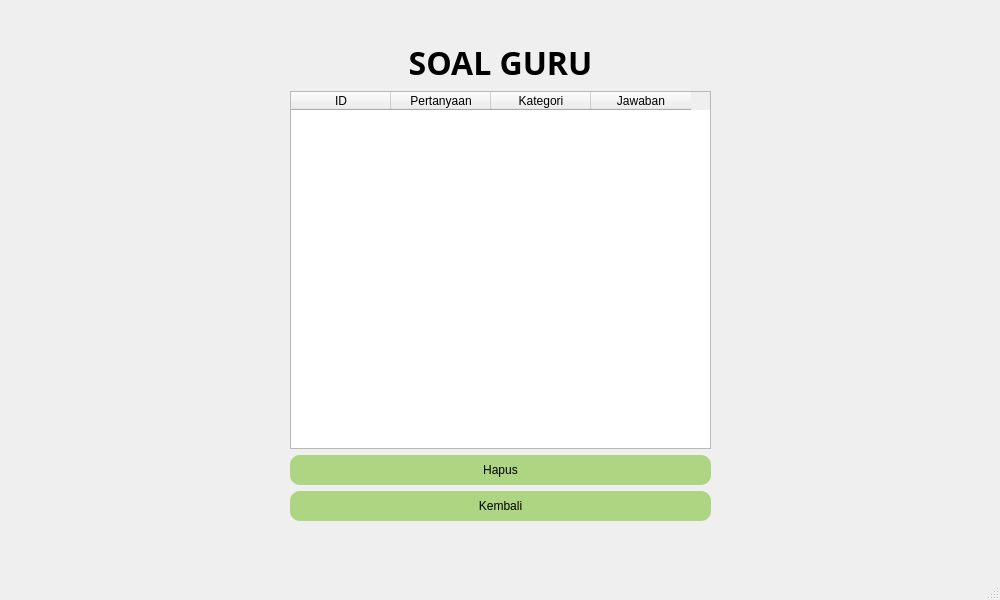
<?xml version="1.0" encoding="UTF-8"?>
<ui version="4.0">
 <class>MainWindow</class>
 <widget class="QMainWindow" name="MainWindow">
  <property name="geometry">
   <rect>
    <x>0</x>
    <y>0</y>
    <width>1000</width>
    <height>600</height>
   </rect>
  </property>
  <property name="minimumSize">
   <size>
    <width>1000</width>
    <height>600</height>
   </size>
  </property>
  <property name="maximumSize">
   <size>
    <width>1000</width>
    <height>600</height>
   </size>
  </property>
  <property name="windowTitle">
   <string>MainWindow</string>
  </property>
  <property name="styleSheet">
   <string notr="true"/>
  </property>
  <property name="dockNestingEnabled">
   <bool>false</bool>
  </property>
  <widget class="QWidget" name="centralwidget">
   <property name="styleSheet">
    <string notr="true"/>
   </property>
   <widget class="QWidget" name="panelLihat" native="true">
    <property name="geometry">
     <rect>
      <x>290</x>
      <y>40</y>
      <width>421</width>
      <height>481</height>
     </rect>
    </property>
    <layout class="QVBoxLayout" name="verticalLayout">
     <item>
      <layout class="QVBoxLayout" name="lytSoal">
       <item>
        <widget class="QLabel" name="lblSoalGuru">
         <property name="font">
          <font>
           <family>STXinwei</family>
           <pointsize>24</pointsize>
           <bold>true</bold>
          </font>
         </property>
         <property name="text">
          <string>SOAL GURU</string>
         </property>
         <property name="alignment">
          <set>Qt::AlignmentFlag::AlignCenter</set>
         </property>
         <property name="margin">
          <number>20</number>
         </property>
        </widget>
       </item>
       <item>
        <widget class="QTableWidget" name="tableSoal">
         <property name="editTriggers">
          <set>QAbstractItemView::EditTrigger::NoEditTriggers</set>
         </property>
         <property name="dragEnabled">
          <bool>false</bool>
         </property>
         <property name="alternatingRowColors">
          <bool>true</bool>
         </property>
         <property name="selectionBehavior">
          <enum>QAbstractItemView::SelectionBehavior::SelectRows</enum>
         </property>
         <property name="rowCount">
          <number>0</number>
         </property>
         <property name="columnCount">
          <number>4</number>
         </property>
         <column>
          <property name="text">
           <string>ID</string>
          </property>
         </column>
         <column>
          <property name="text">
           <string>Pertanyaan</string>
          </property>
         </column>
         <column>
          <property name="text">
           <string>Kategori</string>
          </property>
         </column>
         <column>
          <property name="text">
           <string>Jawaban</string>
          </property>
         </column>
        </widget>
       </item>
       <item>
        <widget class="QPushButton" name="btnHapusSoal">
         <property name="styleSheet">
          <string notr="true">background-color: #AED581;
border-radius: 10px;
padding: 8px;
</string>
         </property>
         <property name="text">
          <string>Hapus</string>
         </property>
        </widget>
       </item>
       <item>
        <widget class="QPushButton" name="btnKembaliGuru">
         <property name="styleSheet">
          <string notr="true">background-color: #AED581;
border-radius: 10px;
padding: 8px;
</string>
         </property>
         <property name="text">
          <string>Kembali</string>
         </property>
        </widget>
       </item>
      </layout>
     </item>
    </layout>
   </widget>
   <widget class="QLabel" name="bgLabel">
    <property name="enabled">
     <bool>true</bool>
    </property>
    <property name="geometry">
     <rect>
      <x>0</x>
      <y>0</y>
      <width>1000</width>
      <height>600</height>
     </rect>
    </property>
    <property name="minimumSize">
     <size>
      <width>1000</width>
      <height>600</height>
     </size>
    </property>
    <property name="maximumSize">
     <size>
      <width>1000</width>
      <height>600</height>
     </size>
    </property>
    <property name="text">
     <string/>
    </property>
    <property name="scaledContents">
     <bool>true</bool>
    </property>
   </widget>
  </widget>
  <widget class="QMenuBar" name="menubar">
   <property name="geometry">
    <rect>
     <x>0</x>
     <y>0</y>
     <width>1000</width>
     <height>33</height>
    </rect>
   </property>
  </widget>
  <widget class="QStatusBar" name="statusbar"/>
 </widget>
 <resources/>
 <connections/>
</ui>
